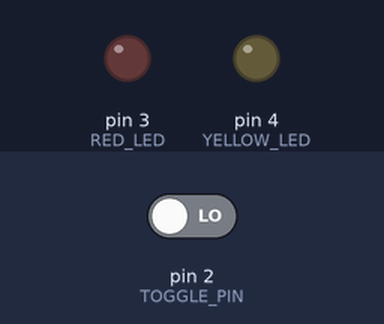
The sketch below on a simulated Arduino Uno, built with avr-gcc and run on an emulated ATmega328P. Shown: output pins drawn as LEDs (lit = HIGH). The inputs (shaded band) are chosen by the test bench; at power-on: pin 2 (TOGGLE_PIN) LOW.

Above: at 1.2 s.
1.3 s: pin 2 (TOGGLE_PIN) driven HIGH
At 2.3 s:
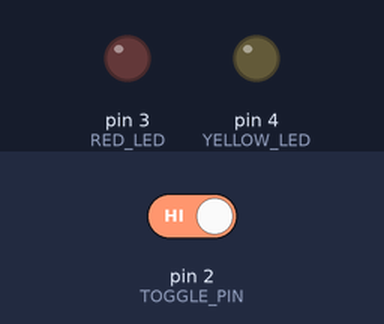
2.8 s: pin 2 (TOGGLE_PIN) driven LOW
At 4.0 s:
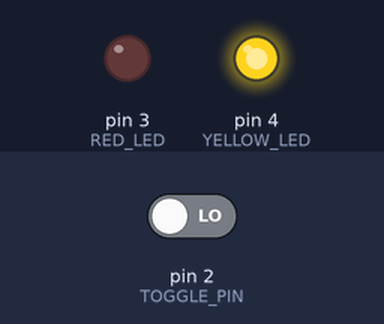
4.3 s: pin 2 (TOGGLE_PIN) driven HIGH
At 5.8 s:
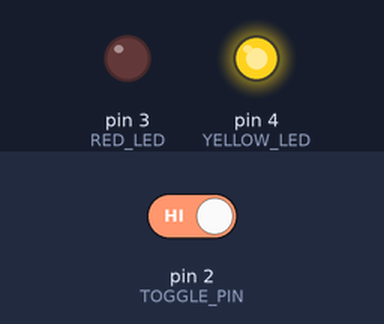
Timing chart, 0 to 7.3 s (numbered marks = the images above; inputs shaded):
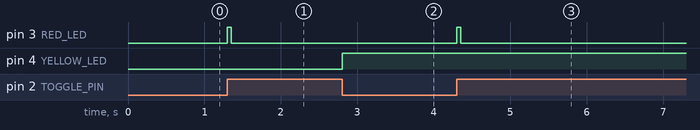

The sketch:

toggle_switch.ino
```cpp
/*
 Name:		toggle_switch.ino
 Created:	9/27/2017 5:32:45 PM
 Author:	dvyen
*/

static unsigned short int TOGGLE_PIN = 2;
static unsigned short int RED_LED = 3;
static unsigned short int YELLOW_LED = 4;

class toggle_switch {
public:
	toggle_switch::toggle_switch() {
		bit = false;
	}
	void toggle_switch::set(const boolean& in) {
		bit = in;
	}
	boolean toggle_switch::get() {
		return bit;
	}
	void toggle_switch::flip() {	//Oran
		if (bit)
			bit = false;
		else
			bit = true;
	}
private:
	boolean bit;
};

void setup() {
	pinMode(TOGGLE_PIN, INPUT);
	pinMode(RED_LED, OUTPUT);
	pinMode(YELLOW_LED, OUTPUT);
}

toggle_switch pushbutton;

void loop() {
	if (digitalRead(TOGGLE_PIN) == HIGH)
	{
		pushbutton.flip();
		flash(RED_LED);
		hang_exe(TOGGLE_PIN);	//hang execution until button is depressed.
	}

	if (pushbutton.get())
		digitalWrite(YELLOW_LED, HIGH);
	else
		digitalWrite(YELLOW_LED, LOW);
}

void flash(unsigned short int& pin) {
	digitalWrite(pin, HIGH);
	delay(50);
	digitalWrite(pin, LOW);
}

/*Delays execution until pin is not HIGH.*/
void hang_exe(short unsigned int& pin) {
	while (digitalRead(pin) == HIGH)
		delay(1);
}
```

Measured:
- after the input at 1.3 s, pin 3 (RED_LED): LOW → HIGH at once, → LOW 0.05 s later
- after the input at 2.8 s, pin 4 (YELLOW_LED): LOW → HIGH at once
- after the input at 4.3 s, pin 3 (RED_LED): LOW → HIGH at once, → LOW 0.05 s later
